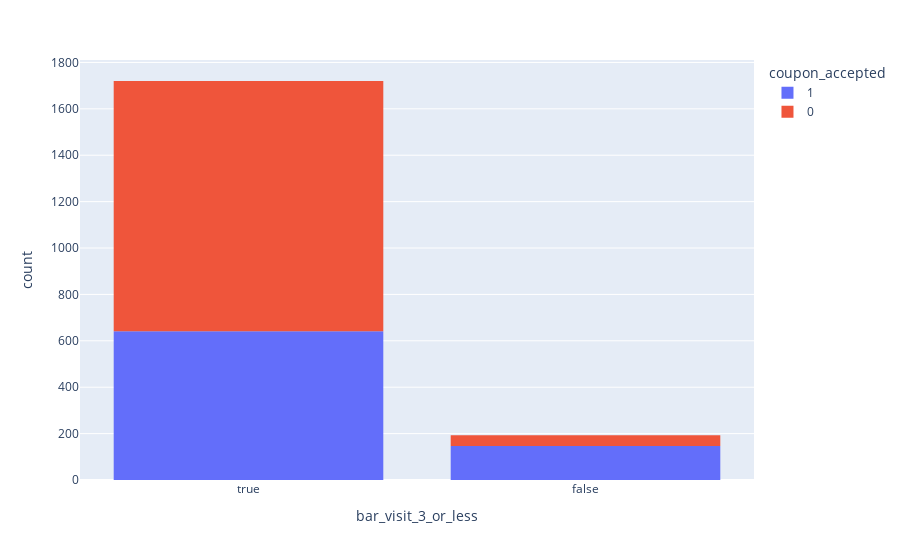

This figure's notebook cell:
### Markdown cell above
3. Compare the acceptance rate between those who went to a bar 3 or fewer times a month to those who went more.

### Code cell
# add a new column to the bar_data to indicate if the person is visiting the bar 3 or fewer time a month or more
print(f'{'----------------------------------------------------------------------'}')
print(f'{'Distinct bar values'} : {bar_coupon_data['bar'].unique()}')
print(f'{'----------------------------------------------------------------------\n\n'}')

bar_coupon_data['bar_visit_3_or_less'] = bar_coupon_data['bar'].apply(lambda col: col in ['never', 'less1', '1~3'])
#bar_coupon_data.head()

bar_coupon_accepted_by_less_than_3_visits = bar_coupon_data.groupby('bar_visit_3_or_less')['coupon_accepted'].mean()

print(f'{'Those visited less than 3'}: {bar_coupon_accepted_by_less_than_3_visits[True]:.2%}')
print(f'{'Those visited more than 3'}: {bar_coupon_accepted_by_less_than_3_visits[False]:.2%}')

import plotly.io as pio

fig = px.histogram(data_frame=bar_coupon_data, x='bar_visit_3_or_less', color='coupon_accepted')
fig.write_image("images/bar_visit_3_or_less.png", format="png", width=800, height=600, scale=2)
fig.show()

### Figure 1 — Plotly figure (JSON) as saved in the notebook; plotly's stock layout.template omitted (floating-point values rounded to 4 significant figures; data arrays with more than 128 entries replaced by an {"elided": "..."} marker saying what was removed)
{"data": [{"alignmentgroup": "True", "bingroup": "x", "hovertemplate": "coupon_accepted=1<br>bar_visit_3_or_less=%{x}<br>count=%{y}<extra></extra>", "legendgroup": "1", "marker": {"color": "#636efa", "pattern": {"shape": ""}}, "name": "1", "offsetgroup": "1", "orientation": "v", "showlegend": true, "type": "histogram", "x": {"elided": "788 bool values"}, "xaxis": "x", "yaxis": "y"}, {"alignmentgroup": "True", "bingroup": "x", "hovertemplate": "coupon_accepted=0<br>bar_visit_3_or_less=%{x}<br>count=%{y}<extra></extra>", "legendgroup": "0", "marker": {"color": "#EF553B", "pattern": {"shape": ""}}, "name": "0", "offsetgroup": "0", "orientation": "v", "showlegend": true, "type": "histogram", "x": {"elided": "1125 bool values"}, "xaxis": "x", "yaxis": "y"}], "layout": {"autosize": true, "barmode": "relative", "legend": {"title": {"text": "coupon_accepted"}, "tracegroupgap": 0}, "margin": {"t": 60}, "xaxis": {"anchor": "y", "autorange": true, "domain": [0, 1], "range": [-0.5, 1.5], "title": {"text": "bar_visit_3_or_less"}, "type": "category"}, "yaxis": {"anchor": "x", "autorange": true, "domain": [0, 1], "range": [0, 1811.0], "title": {"text": "count"}}}}
